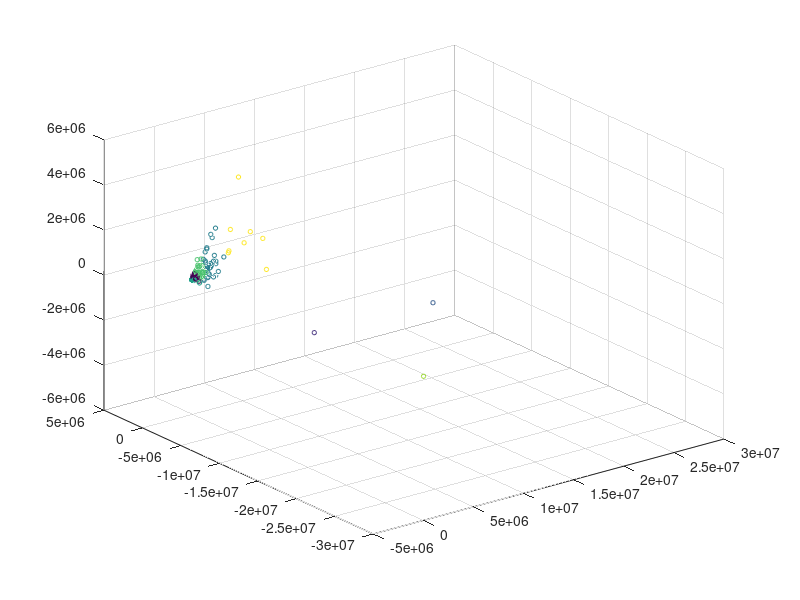

Write MATLAB code to recreate this figure.
load('genes.mat')
load('labels.mat')
load('samples.mat')
load('pca_data_3d.mat')
S = repmat([10,10,10],numel(pca_data_3d),1);
%C = repmat([1,2,3],numel(X),1);
scatter3(pca_data_3d(:,1),pca_data_3d(:,2),pca_data_3d(:,3),10*ones(size(pca_data_3d(:,1))),labels)